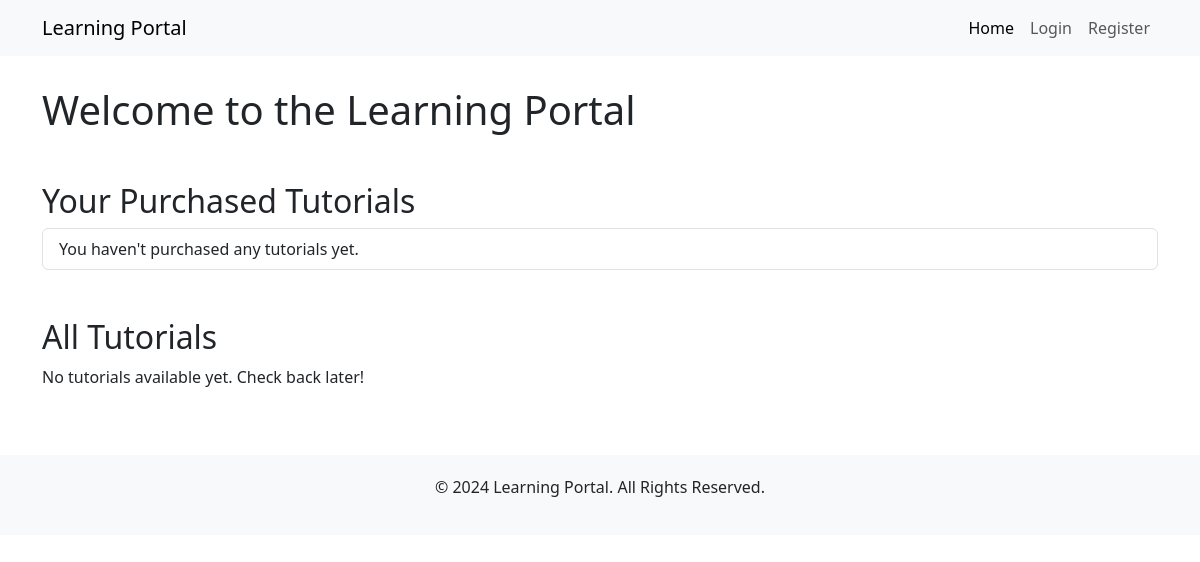
The app's page /, older data.
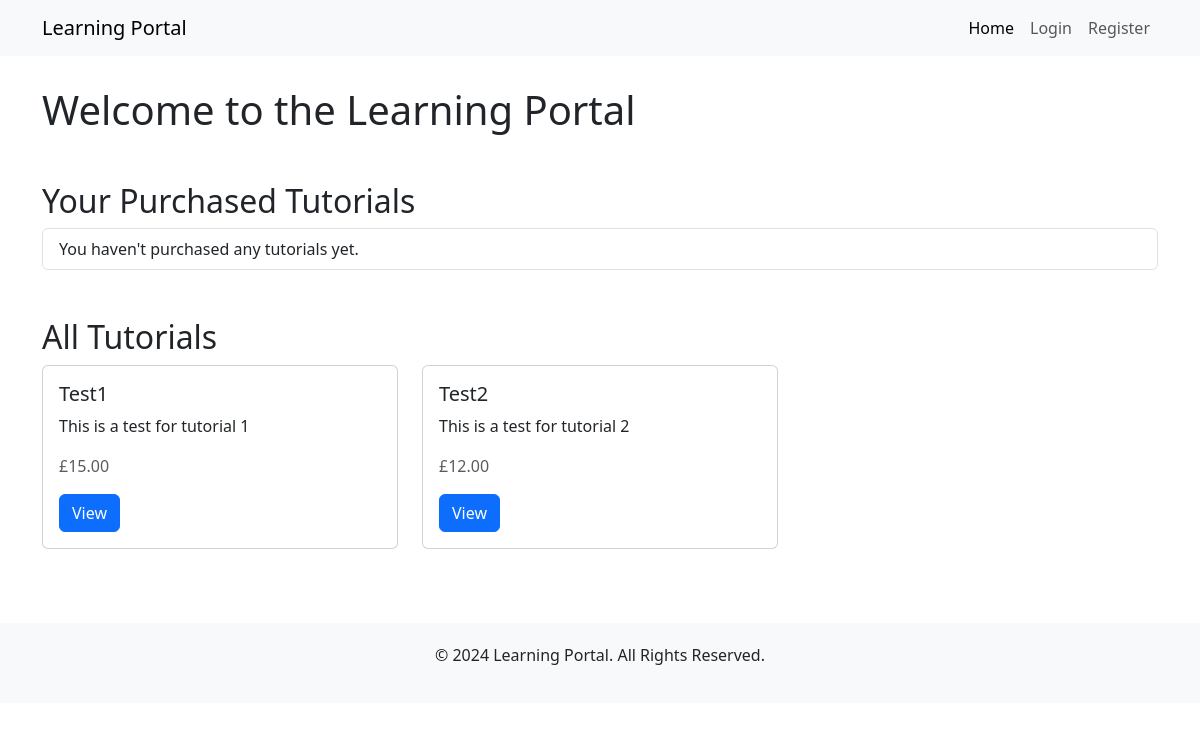
The same page, newer data.
### main/models.py (models this page shows, shortened)
class Tutorial(models.Model):
    title = models.CharField(max_length=200)
    description = models.TextField()
    content = models.TextField()
    price = models.DecimalField(max_digits=6, decimal_places=2)
    created_at = models.DateTimeField(auto_now_add=True)
    purchased = models.BooleanField(default=False)  # New field

### main/views.py (the view)
# urls.py: path('', views.home, name='home'),
def home(request):
    all_tutorials = Tutorial.objects.all()
    purchased_tutorials = []
    if request.user.is_authenticated:
        purchased_tutorials = Tutorial.objects.filter(purchased=True)
    return render(request, 'main/home.html', {
        'all_tutorials': all_tutorials,
        'purchased_tutorials': purchased_tutorials,
    })

### main/templatetags/custom_filters.py (called while the page is built)
@register.filter
def currency(value):
    return "£{:,.2f}".format(value)

### main/templates/main/home.html (shortened to what this page needs)
{% extends 'main/base.html' %}
{% load custom_filters %}
{% block content %}
    <h1 class="mt-3">Welcome to the Learning Portal</h1>
    <h2 class="mt-5">Your Purchased Tutorials</h2>
    <ul class="list-group">
        {% for tutorial in purchased_tutorials %}
            <li class="list-group-item">
                <a href="{% url 'tutorial_detail' tutorial.pk %}">
                    <strong>{{ tutorial.title }}</strong>
                </a>
            </li>
        {% empty %}
            <li class="list-group-item">You haven't purchased any tutorials yet.</li>
        {% endfor %}
    </ul>
    <h2 class="mt-5">All Tutorials</h2>
    <div class="row">
        {% for tutorial in all_tutorials %}
            <div class="col-md-4 mb-4">
                <div class="card">
                    <div class="card-body">
                        <h5 class="card-title">{{ tutorial.title }}</h5>
                        <p class="card-text">{{ tutorial.description }}</p>
                        <p class="text-muted">{{ tutorial.price|currency }}</p>
                        <a href="{% url 'tutorial_detail' tutorial.pk %}" class="btn btn-primary">View</a>
                    </div>
                </div>
            </div>
        {% empty %}
            <p>No tutorials available yet. Check back later!</p>
        {% endfor %}
    </div>
{% endblock %}

### main/templates/main/base.html (shortened to what this page needs)
<!DOCTYPE html>
<html lang="en">
<head>
    <link href="https://cdn.jsdelivr.net/npm/bootstrap@5.3.0-alpha1/dist/css/bootstrap.min.css" rel="stylesheet">
</head>
<body>
    <header>
        <nav class="navbar navbar-expand-lg navbar-light bg-light fixed-top">
            <div class="container">
                <a class="navbar-brand" href="{% url 'home' %}">Learning Portal</a>
                <div class="collapse navbar-collapse" id="navbarNav">
                    <ul class="navbar-nav ms-auto">
                        <li class="nav-item">
                            <a class="nav-link {% if request.resolver_match.url_name == 'home' %}active{% endif %}" href="{% url 'home' %}">Home</a>
                        </li>
                        {% if user.is_authenticated %}
                            <li class="nav-item">
                                <a class="nav-link {% if request.resolver_match.url_name == 'dashboard' %}active{% endif %}" href="{% url 'dashboard' %}">Dashboard</a>
                            </li>
                            <li class="nav-item">
                                <form method="post" action="{% url 'logout' %}" style="display:inline;">
                                    {% csrf_token %}
                                    <button type="submit" class="btn btn-link nav-link">Logout</button>
                                </form>
                            </li>
                        {% else %}
                            <li class="nav-item">
                                <a class="nav-link {% if request.resolver_match.url_name == 'login' %}active{% endif %}" href="{% url 'login' %}">Login</a>
                            </li>
                            <li class="nav-item">
                                <a class="nav-link {% if request.resolver_match.url_name == 'register' %}active{% endif %}" href="{% url 'register' %}">Register</a>
                            </li>
                        {% endif %}
                    </ul>
                </div>
            </div>
        </nav>
    </header>
    <main class="container">
        {% block content %}{% endblock %}
    </main>
    <footer>
        <p>&copy; 2024 Learning Portal. All Rights Reserved.</p>
    </footer>
</body>
</html>

### main/templates/main/base.html (style rules this page uses)
body { padding-top: 70px; }
footer { margin-top: 50px; padding: 20px; text-align: center; background-color: #f8f9fa; }

Row changes from the older to the newer data that the page shows:
added Tutorial: title "Test1", description "This is a test for tutorial 1", price "£15.00"
added Tutorial: title "Test2", description "This is a test for tutorial 2", price "£12.00"
Text that changed along with them:
text no longer shown: "No tutorials available yet. Check back later!"
